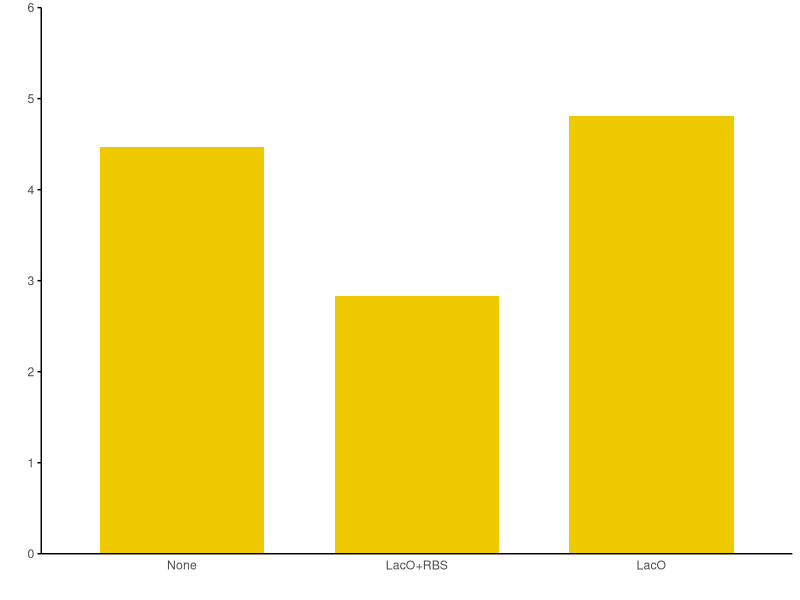

Here is the R script that generated this plot:
library(ggplot2)

## Page 125's data (Zeocin CFU)
df <- data.frame(
	cond=c('None', 'LacO+RBS', 'LacO'),
	colony=c(447, 283, 481),
	CFU=c(4.47, 2.83, 4.81))

df$cond <- factor(df$cond, levels=c('None', 'LacO+RBS', 'LacO'))
g1 <- ggplot(df, aes(x=cond, y=CFU)) +
    geom_bar(fill='gold2', stat='identity', position='dodge', width=0.7) +
    theme_classic() +
    theme(
    	axis.ticks.x=element_blank(),
    	axis.ticks=element_line(colour='black')) +
    scale_y_continuous(expand=c(0, 0), limit=c(0, 6)) +
    labs(x='', y='')

ggsave(plot=g1, file='Zeo_CUF.pdf', w=2, h=3)
